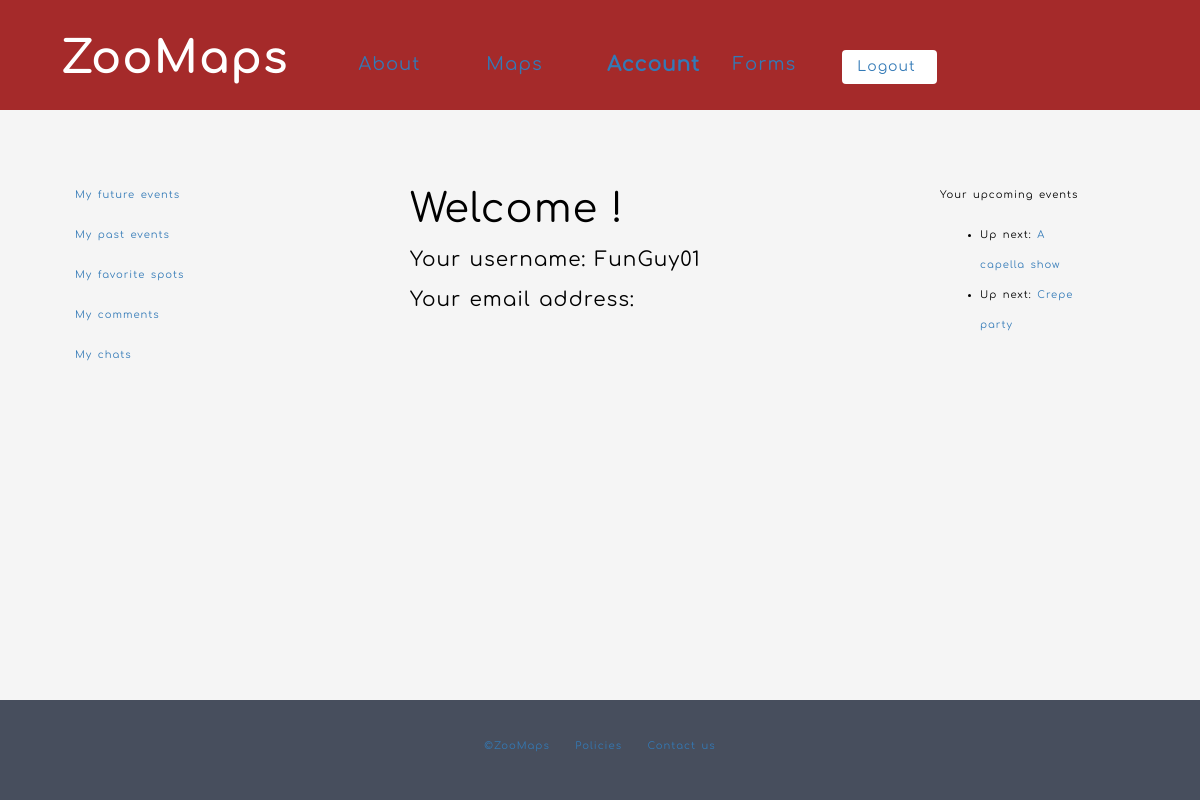
Before: /ZooMaps/account/ (signed in) with the older database file.
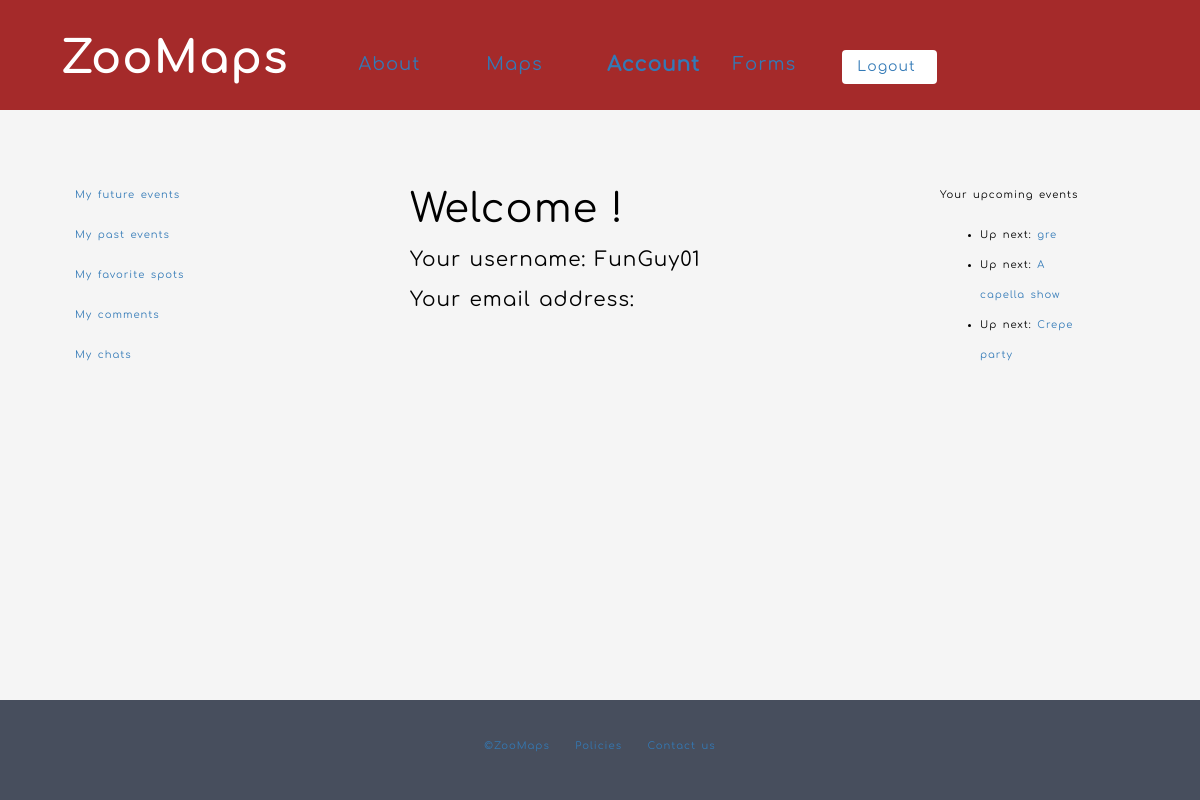
After: the same page with the newer database file.
### ZooMaps/models.py (models this page shows, shortened)
class Event(models.Model):
    name = models.CharField(max_length=20, help_text="Enter the name of the Event")
    startDate = models.DateTimeField(blank=True, null=True)
    endDate = models.DateTimeField(null=True, blank=True)
    description = models.TextField(max_length=1000, help_text='Enter a brief description of the Event')
    emoji= models.CharField(max_length=20, help_text="Enter the emojis of the Event");
    latitude = models.FloatField();
    longitude = models.FloatField();
    tags = models.ManyToManyField(Tag, help_text='Select your favorite tags for the Event')
    attendees = models.ManyToManyField(User, help_text='Users going to your Event')
    class Meta:
    	ordering = ['startDate']
    def get_absolute_url(self):
        return reverse('event-detail', args=[str(self.id)])

### ZooMaps/views.py (the view)
# urls.py: path('account/', views.AccountListView.as_view(), name='account'),
class AccountListView(generic.ListView):
    model = User
    template_name = 'ZooMaps/account.html'
    def get_queryset(self):
        account_events = list(chain(User.objects.filter(username=self.request.user.username), Event.objects.filter(attendees__in = User.objects.filter(username=self.request.user.username),endDate__gte = (datetime.now()))))
        return account_events

### ZooMaps/templates/ZooMaps/account.html
{% extends "base_generic.html" %}
  	{% block leftbar %}
      {% if user.is_authenticated %}
  		<div class="col-md-3">
  			<p class="logged"><a href="#">My future events</a></p>
  			<p class="logged"><a href="#">My past events</a></p>
  			<p class="logged"><a href="#">My favorite spots</a></p>
  			<p class="logged"><a href="#">My comments</a></p>
  			<p class="logged"><a href="#">My chats</a></p>
  		</div>
      {% endif %}
  	{% endblock %}
  	{% block main %}
  		<div class="col-md-6 main account">
    				<p>
    				<ul>
      				  {% if user.is_authenticated %}
      					<p class="account_title">Welcome {{user.first_name}}!</p>
      					<li>
        					Your username: {{ user.get_username }}
        					<br>
        					Your email address: {{ user.email }}
      					</li>
                {% else %}
                <p>You must be logged in to view this page.</p>
      					{% endif %}
    				</ul>
    				</p>
  		</div>
  	{% endblock %}
  	{% block rightbar %}
      {% if user.is_authenticated %}
  		<div class="col-md-2 right">
  			<p> Your upcoming events </p>
  			{% if object_list|length == 1 %}
  			  			<p> You have nothing coming up </p>
  			  		{% else %}
  			  		{% with object_list|slice:"1:" as object_list2 %}
    				<ul>
      					{% for object in object_list2|dictsort:"startDate" %}
      						{% if object.name %}
      					<li>
        					Up next: <a href="{{ object.get_absolute_url }}">{{ object.name }}</a>
      					</li>
      					{% endif %}
      					{% endfor %}
    				</ul>
    				{% endwith %}
    			{% endif %}
  		</div>
      {% endif %}
  	{% endblock %}

Changed rows visible on the page:
now on this page (row edited): Event: name "gre"
